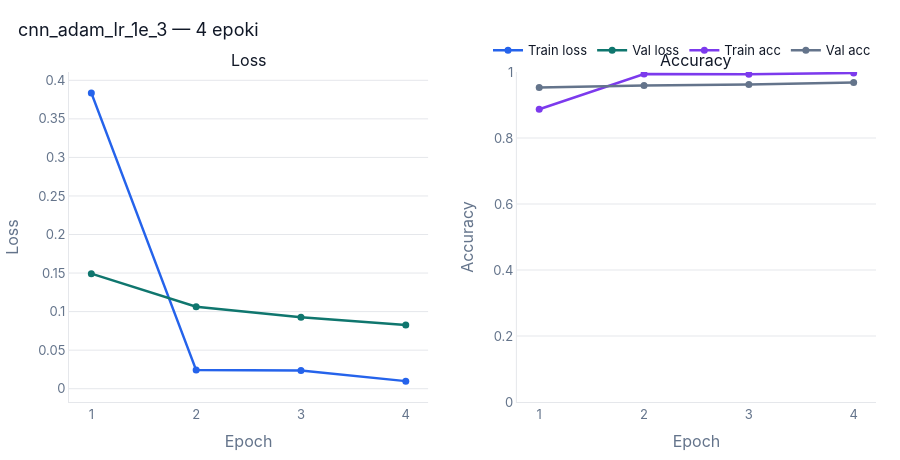
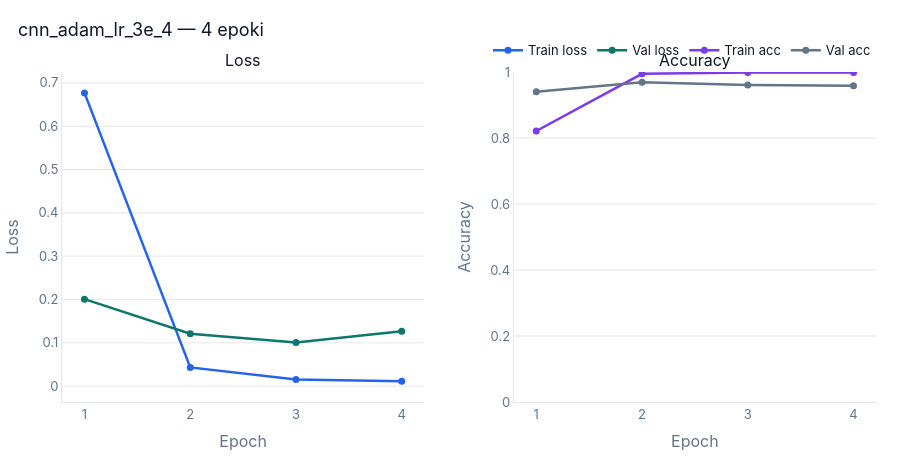
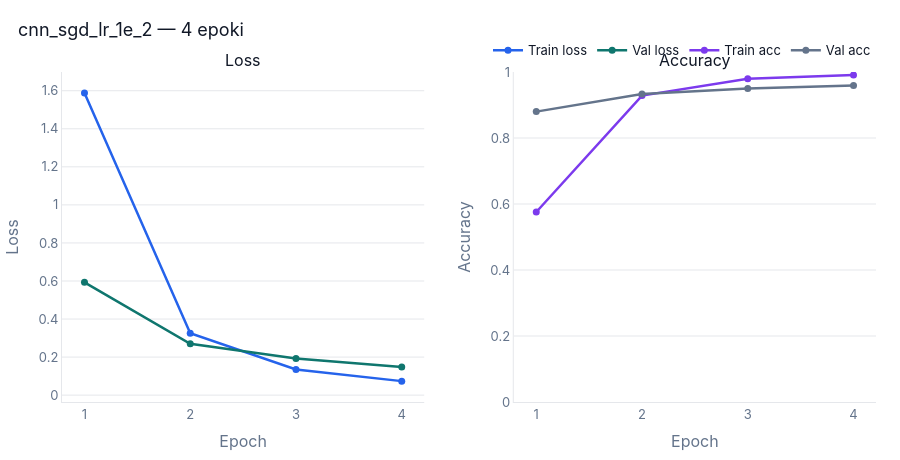

The cell these charts' notebook holds for them, in order:
### Markdown cell above
## Model CNN

Zamiast spłaszczać obraz do wektora (jak MLP), CNN przesuwa małe filtry po obrazie i uczy się wykrywać lokalne wzorce (krawędzie, kształty palców). Każda warstwa widzi coraz bardziej abstrakcyjne cechy.

Architektura:
- **Conv → BatchNorm → ReLU → MaxPool** × 3 bloki (rosnąca liczba filtrów: 32→64→128)
- **Dropout** przed klasyfikatorem — regularyzacja, zmniejsza overfitting
- **FC → FC** — klasyfikator na końcu

Poniżej CNN jest trenowany z konfiguracji Fiddle z `configs/experiments/cnn_sweep.py`: różne learning rate i optymalizatory, po 4 epoki każdy.

### Code cell
cnn_configs = [fdl.build(config) for config in cnn_optimizer_sweep()]
cnn_histories = {}
cnn_results = []

for experiment in cnn_configs:
    print("=" * 80)
    print(f"Experiment: {experiment.name}")
    print(
        f"Optimizer: {experiment.optimizer.name}, "
        f"lr={experiment.optimizer.learning_rate}, "
        f"momentum={experiment.optimizer.momentum}, "
        f"weight_decay={experiment.optimizer.weight_decay}"
    )

    set_seed(experiment.seed)
    experiment_device = resolve_device(experiment.device)
    train_loader_cnn, test_loader_cnn = make_data_loaders(experiment.dataset)

    model_cnn = build_model(experiment.model).to(experiment_device)
    criterion_cnn = nn.CrossEntropyLoss()
    optimizer_cnn = build_optimizer(experiment.optimizer, model_cnn.parameters())

    total_params = sum(p.numel() for p in model_cnn.parameters())
    print(f"Device: {experiment_device}")
    print(f"Liczba parametrów CNN: {total_params:,}")

    history_cnn = train_model(
        model_cnn,
        train_loader_cnn,
        test_loader_cnn,
        criterion_cnn,
        optimizer_cnn,
        experiment_device,
        epochs=experiment.epochs,
    )

    best_val_acc = max(history_cnn["val_acc"])
    best_epoch = history_cnn["val_acc"].index(best_val_acc) + 1
    cnn_histories[experiment.name] = history_cnn
    cnn_results.append(
        {
            "name": experiment.name,
            "optimizer": experiment.optimizer.name,
            "learning_rate": experiment.optimizer.learning_rate,
            "momentum": experiment.optimizer.momentum,
            "weight_decay": experiment.optimizer.weight_decay,
            "epochs": experiment.epochs,
            "best_val_acc": best_val_acc,
            "best_epoch": best_epoch,
        }
    )

    plot_training_history(history_cnn, title=f"{experiment.name} — {experiment.epochs} epoki")
    print(f"Najlepszy val acc: {best_val_acc:.4f} (epoka {best_epoch})")

### Figure 1 — Plotly figure (JSON) as saved in the notebook; plotly's stock layout.template omitted (floating-point values rounded to 4 significant figures)
{"data": [{"line": {"color": "#2563eb", "width": 2.5}, "marker": {"size": 7}, "mode": "lines+markers", "name": "Train loss", "type": "scatter", "x": [1, 2, 3, 4], "xaxis": "x", "y": [0.3837, 0.02412, 0.02356, 0.009839], "yaxis": "y"}, {"line": {"color": "#0f766e", "width": 2.5}, "marker": {"size": 7}, "mode": "lines+markers", "name": "Val loss", "type": "scatter", "x": [1, 2, 3, 4], "xaxis": "x", "y": [0.1492, 0.1063, 0.09262, 0.08256], "yaxis": "y"}, {"line": {"color": "#7c3aed", "width": 2.5}, "marker": {"size": 7}, "mode": "lines+markers", "name": "Train acc", "type": "scatter", "x": [1, 2, 3, 4], "xaxis": "x2", "y": [0.887, 0.994, 0.9932, 0.9972], "yaxis": "y2"}, {"line": {"color": "#64748b", "width": 2.5}, "marker": {"size": 7}, "mode": "lines+markers", "name": "Val acc", "type": "scatter", "x": [1, 2, 3, 4], "xaxis": "x2", "y": [0.9532, 0.959, 0.9622, 0.9679], "yaxis": "y2"}], "layout": {"annotations": [{"font": {"size": 16}, "showarrow": false, "text": "Loss", "x": 0.2225, "xanchor": "center", "xref": "paper", "y": 1, "yanchor": "bottom", "yref": "paper"}, {"font": {"size": 16}, "showarrow": false, "text": "Accuracy", "x": 0.7775, "xanchor": "center", "xref": "paper", "y": 1, "yanchor": "bottom", "yref": "paper"}], "font": {"color": "#111827", "family": "Inter, Arial, sans-serif", "size": 13}, "height": 460, "legend": {"bgcolor": "rgba(255,255,255,0)", "orientation": "h", "x": 1, "xanchor": "right", "y": 1.02, "yanchor": "bottom"}, "margin": {"b": 48, "l": 48, "r": 24, "t": 72}, "paper_bgcolor": "white", "plot_bgcolor": "white", "title": {"text": "cnn_adam_lr_1e_3 — 4 epoki", "x": 0.02, "xanchor": "left"}, "xaxis": {"anchor": "y", "domain": [0, 0.445], "dtick": 1, "linecolor": "#e5e7eb", "showgrid": false, "tickfont": {"color": "#64748b"}, "title": {"font": {"color": "#64748b"}, "text": "Epoch"}, "zeroline": false}, "xaxis2": {"anchor": "y2", "domain": [0.555, 1], "dtick": 1, "linecolor": "#e5e7eb", "showgrid": false, "tickfont": {"color": "#64748b"}, "title": {"font": {"color": "#64748b"}, "text": "Epoch"}, "zeroline": false}, "yaxis": {"anchor": "x", "domain": [0, 1], "gridcolor": "#e5e7eb", "linecolor": "#e5e7eb", "tickfont": {"color": "#64748b"}, "title": {"font": {"color": "#64748b"}, "text": "Loss"}, "zeroline": false}, "yaxis2": {"anchor": "x2", "domain": [0, 1], "gridcolor": "#e5e7eb", "linecolor": "#e5e7eb", "range": [0, 1], "tickfont": {"color": "#64748b"}, "title": {"font": {"color": "#64748b"}, "text": "Accuracy"}, "zeroline": false}}}

### Figure 2 — Plotly figure (JSON) as saved in the notebook; plotly's stock layout.template omitted (floating-point values rounded to 4 significant figures)
{"data": [{"line": {"color": "#2563eb", "width": 2.5}, "marker": {"size": 7}, "mode": "lines+markers", "name": "Train loss", "type": "scatter", "x": [1, 2, 3, 4], "xaxis": "x", "y": [0.677, 0.04312, 0.01542, 0.01153], "yaxis": "y"}, {"line": {"color": "#0f766e", "width": 2.5}, "marker": {"size": 7}, "mode": "lines+markers", "name": "Val loss", "type": "scatter", "x": [1, 2, 3, 4], "xaxis": "x", "y": [0.2007, 0.1211, 0.1005, 0.1268], "yaxis": "y"}, {"line": {"color": "#7c3aed", "width": 2.5}, "marker": {"size": 7}, "mode": "lines+markers", "name": "Train acc", "type": "scatter", "x": [1, 2, 3, 4], "xaxis": "x2", "y": [0.8212, 0.9946, 0.9986, 0.9985], "yaxis": "y2"}, {"line": {"color": "#64748b", "width": 2.5}, "marker": {"size": 7}, "mode": "lines+markers", "name": "Val acc", "type": "scatter", "x": [1, 2, 3, 4], "xaxis": "x2", "y": [0.9402, 0.9689, 0.9608, 0.9582], "yaxis": "y2"}], "layout": {"annotations": [{"font": {"size": 16}, "showarrow": false, "text": "Loss", "x": 0.2225, "xanchor": "center", "xref": "paper", "y": 1, "yanchor": "bottom", "yref": "paper"}, {"font": {"size": 16}, "showarrow": false, "text": "Accuracy", "x": 0.7775, "xanchor": "center", "xref": "paper", "y": 1, "yanchor": "bottom", "yref": "paper"}], "font": {"color": "#111827", "family": "Inter, Arial, sans-serif", "size": 13}, "height": 460, "legend": {"bgcolor": "rgba(255,255,255,0)", "orientation": "h", "x": 1, "xanchor": "right", "y": 1.02, "yanchor": "bottom"}, "margin": {"b": 48, "l": 48, "r": 24, "t": 72}, "paper_bgcolor": "white", "plot_bgcolor": "white", "title": {"text": "cnn_adam_lr_3e_4 — 4 epoki", "x": 0.02, "xanchor": "left"}, "xaxis": {"anchor": "y", "domain": [0, 0.445], "dtick": 1, "linecolor": "#e5e7eb", "showgrid": false, "tickfont": {"color": "#64748b"}, "title": {"font": {"color": "#64748b"}, "text": "Epoch"}, "zeroline": false}, "xaxis2": {"anchor": "y2", "domain": [0.555, 1], "dtick": 1, "linecolor": "#e5e7eb", "showgrid": false, "tickfont": {"color": "#64748b"}, "title": {"font": {"color": "#64748b"}, "text": "Epoch"}, "zeroline": false}, "yaxis": {"anchor": "x", "domain": [0, 1], "gridcolor": "#e5e7eb", "linecolor": "#e5e7eb", "tickfont": {"color": "#64748b"}, "title": {"font": {"color": "#64748b"}, "text": "Loss"}, "zeroline": false}, "yaxis2": {"anchor": "x2", "domain": [0, 1], "gridcolor": "#e5e7eb", "linecolor": "#e5e7eb", "range": [0, 1], "tickfont": {"color": "#64748b"}, "title": {"font": {"color": "#64748b"}, "text": "Accuracy"}, "zeroline": false}}}

### Figure 3 — Plotly figure (JSON) as saved in the notebook; plotly's stock layout.template omitted (floating-point values rounded to 4 significant figures)
{"data": [{"line": {"color": "#2563eb", "width": 2.5}, "marker": {"size": 7}, "mode": "lines+markers", "name": "Train loss", "type": "scatter", "x": [1, 2, 3, 4], "xaxis": "x", "y": [1.589, 0.3256, 0.1346, 0.07364], "yaxis": "y"}, {"line": {"color": "#0f766e", "width": 2.5}, "marker": {"size": 7}, "mode": "lines+markers", "name": "Val loss", "type": "scatter", "x": [1, 2, 3, 4], "xaxis": "x", "y": [0.5929, 0.2696, 0.1924, 0.1475], "yaxis": "y"}, {"line": {"color": "#7c3aed", "width": 2.5}, "marker": {"size": 7}, "mode": "lines+markers", "name": "Train acc", "type": "scatter", "x": [1, 2, 3, 4], "xaxis": "x2", "y": [0.5758, 0.9286, 0.9796, 0.9909], "yaxis": "y2"}, {"line": {"color": "#64748b", "width": 2.5}, "marker": {"size": 7}, "mode": "lines+markers", "name": "Val acc", "type": "scatter", "x": [1, 2, 3, 4], "xaxis": "x2", "y": [0.8799, 0.9331, 0.9499, 0.9591], "yaxis": "y2"}], "layout": {"annotations": [{"font": {"size": 16}, "showarrow": false, "text": "Loss", "x": 0.2225, "xanchor": "center", "xref": "paper", "y": 1, "yanchor": "bottom", "yref": "paper"}, {"font": {"size": 16}, "showarrow": false, "text": "Accuracy", "x": 0.7775, "xanchor": "center", "xref": "paper", "y": 1, "yanchor": "bottom", "yref": "paper"}], "font": {"color": "#111827", "family": "Inter, Arial, sans-serif", "size": 13}, "height": 460, "legend": {"bgcolor": "rgba(255,255,255,0)", "orientation": "h", "x": 1, "xanchor": "right", "y": 1.02, "yanchor": "bottom"}, "margin": {"b": 48, "l": 48, "r": 24, "t": 72}, "paper_bgcolor": "white", "plot_bgcolor": "white", "title": {"text": "cnn_sgd_lr_1e_2 — 4 epoki", "x": 0.02, "xanchor": "left"}, "xaxis": {"anchor": "y", "domain": [0, 0.445], "dtick": 1, "linecolor": "#e5e7eb", "showgrid": false, "tickfont": {"color": "#64748b"}, "title": {"font": {"color": "#64748b"}, "text": "Epoch"}, "zeroline": false}, "xaxis2": {"anchor": "y2", "domain": [0.555, 1], "dtick": 1, "linecolor": "#e5e7eb", "showgrid": false, "tickfont": {"color": "#64748b"}, "title": {"font": {"color": "#64748b"}, "text": "Epoch"}, "zeroline": false}, "yaxis": {"anchor": "x", "domain": [0, 1], "gridcolor": "#e5e7eb", "linecolor": "#e5e7eb", "tickfont": {"color": "#64748b"}, "title": {"font": {"color": "#64748b"}, "text": "Loss"}, "zeroline": false}, "yaxis2": {"anchor": "x2", "domain": [0, 1], "gridcolor": "#e5e7eb", "linecolor": "#e5e7eb", "range": [0, 1], "tickfont": {"color": "#64748b"}, "title": {"font": {"color": "#64748b"}, "text": "Accuracy"}, "zeroline": false}}}
